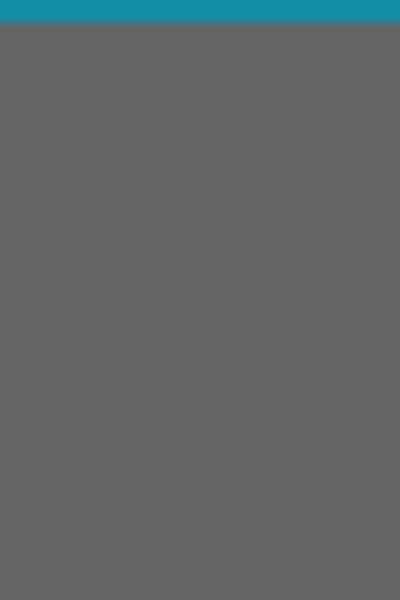
Frame 1 (no input)
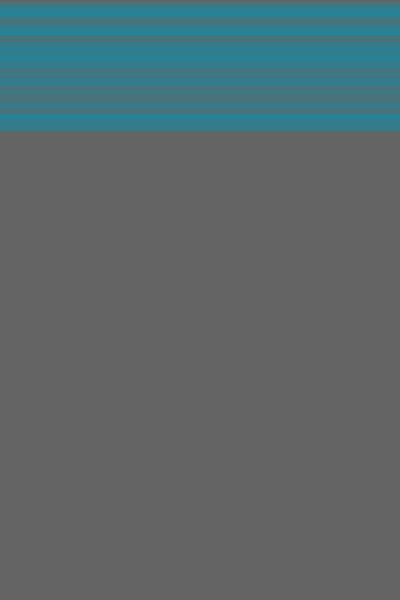
Frame 60 (the mouse pressed at the canvas centre just before this capture)
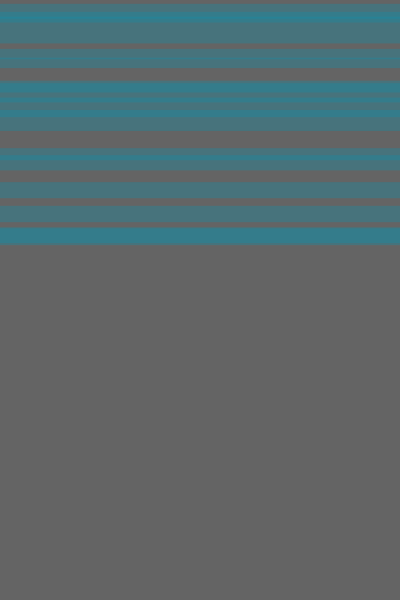
Frame 120 (the mouse held since frame 60 and released just before this capture)

The Processing sketch that drew these frames (run headless with seeded random() and noise(); from frame 60 on, the mouse is pressed at the canvas centre):

// Processing sketch: InteractiveHorizontalStripes
// ── InteractiveHorizontalStripes.pde
// An array of lines
Line[] lines;

void setup() {
  size(400, 600);
  lines = new Line[15];

  // Initialize all lines objects
  for (int i = 0; i < lines.length; i++) {
    lines[i] = new Line();
  }
}

void draw() {
  background(100);

  // Move and display all lines objects
  for (int i = 0; i < lines.length; i++) {
    lines[i].checkForMouseOver(mouseY);
    lines[i].move();
    if (lines[i].y > height + lines[i].h) {
      lines[i].y = -1 * lines[i].h;
    }
    lines[i].display();
  }
}

// ── Line.pde
class Line {
  float y;
  float speed;
  float h;
  color lineColor;

  // A boolean variable keeps track of the object's state
  boolean mouseOver; // state of line (mouse is over or not)

  Line() {
    // All lines start on the top
    y = 0;

    // All lines have a random speed
    speed = random(2);

    // All lines have a random height
    h = random(10, 30);
    mouseOver = false;

    // Color of line
    lineColor = color(17, 143, 166);
  }

  void checkForMouseOver(float my) {
    if (my > y && my < y + h) {
      mouseOver = true;
    } else {
      mouseOver = false;
    }
  }

  void move() {
    y += speed;
  }

  void display() {
    // Print instructions
    println("Click on lines to change their color");

    // Boolean variable determines Stripe color
    if (mouseOver) {
      fill(lineColor);
    } else {
      fill(lineColor, 90);
    }

    // When lines are clicked they change color
    if (mouseOver && mousePressed) {
      lineColor = color(143, 189, 28);
    }

    noStroke();
    rect(0, y, width, h);
  }
}
